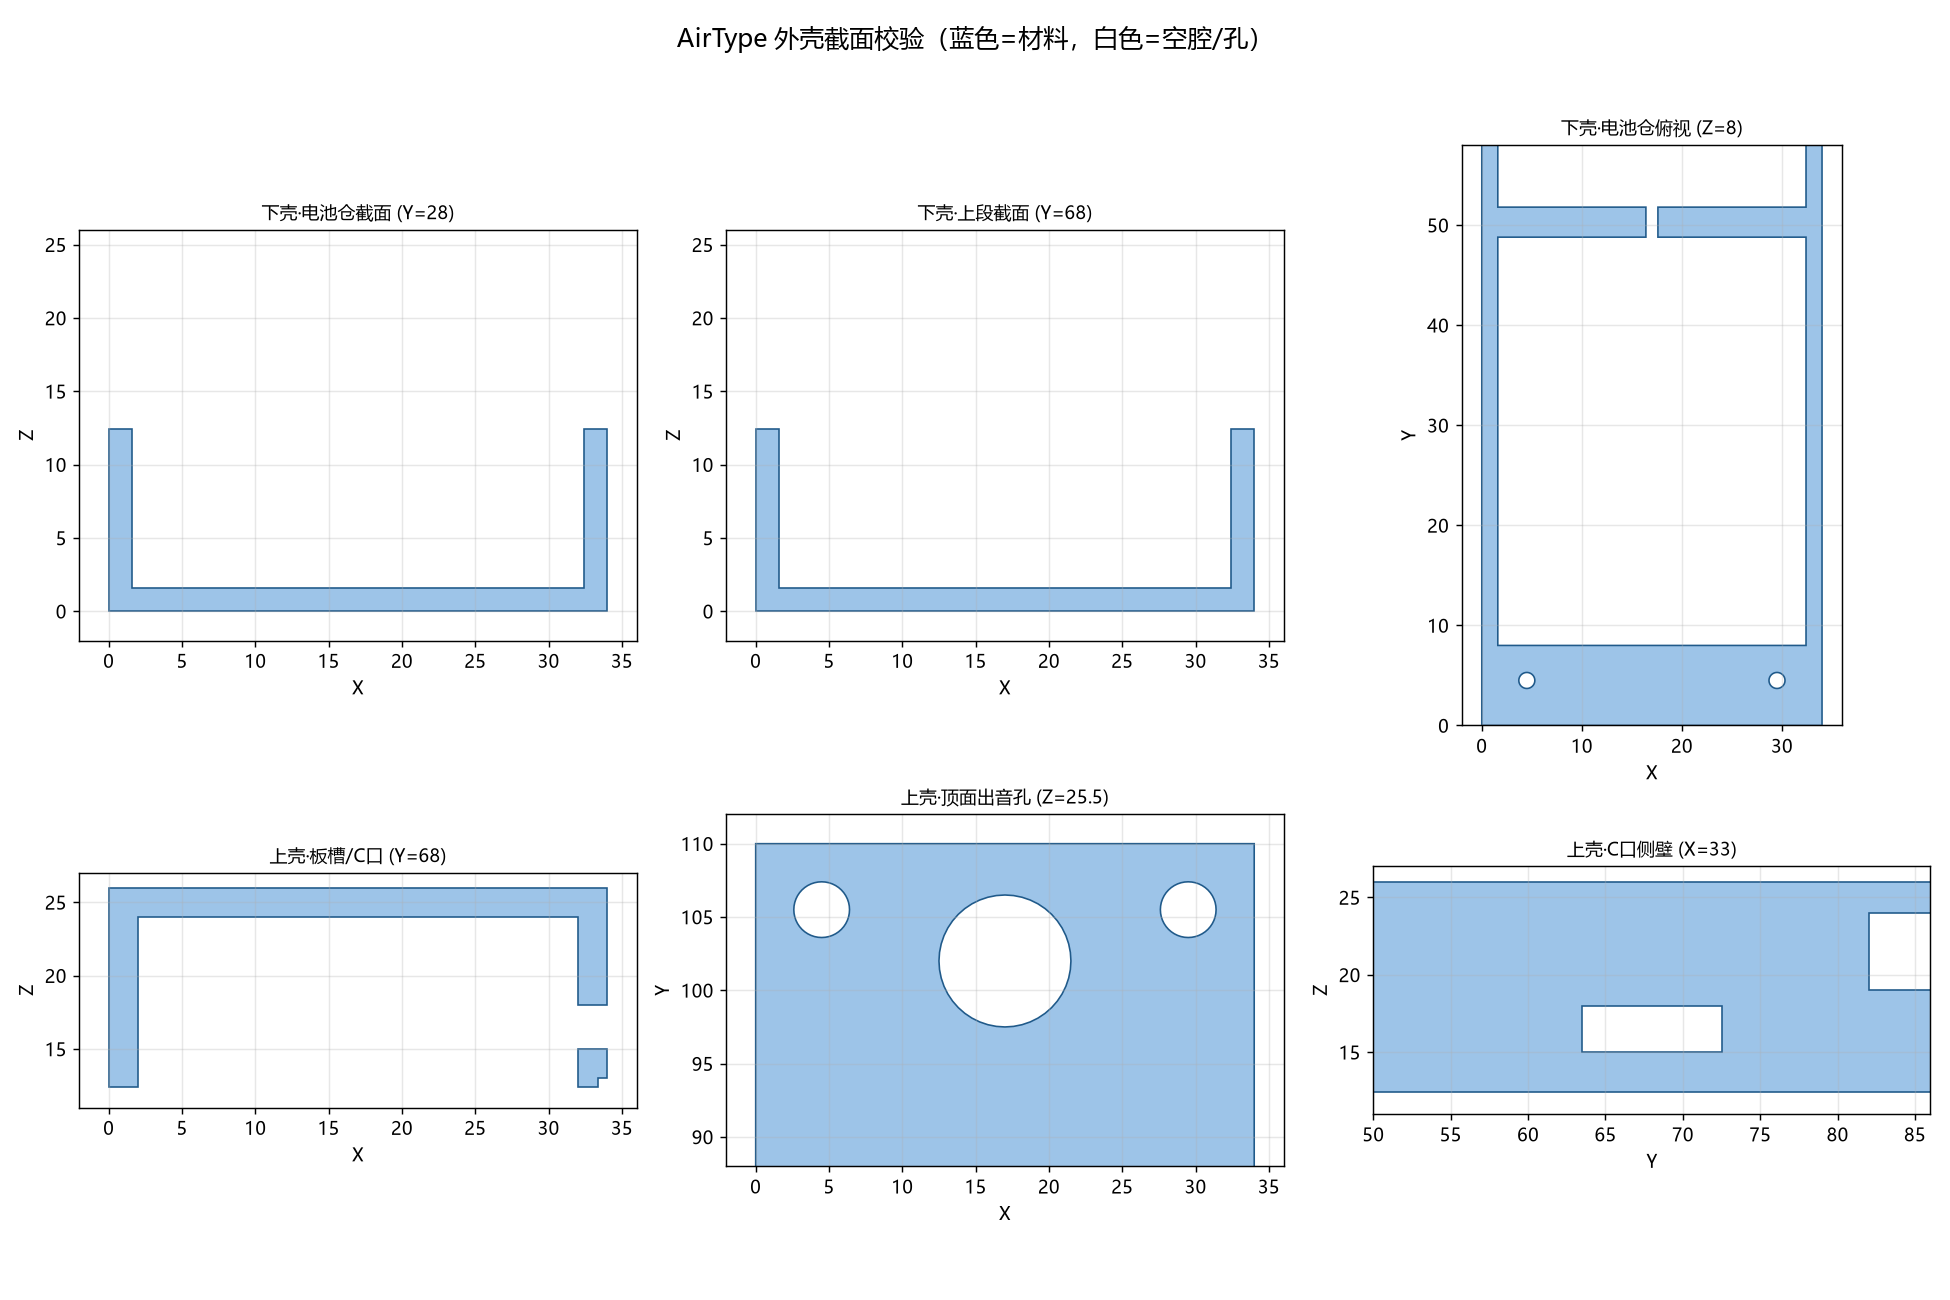

Write Python code to recreate this figure.
"""截面切片校验：填充式截面，材料填色 / 空腔留白，直观看出壳体壁厚与挖空。"""
import trimesh
import numpy as np
import matplotlib
matplotlib.use("Agg")
import matplotlib.pyplot as plt
from matplotlib.font_manager import FontProperties
from matplotlib.patches import PathPatch
from matplotlib.path import Path

# 中文字体（与 preview.py 一致），避免标题/标签显示成方框乱码
fp = FontProperties(fname="C:/Windows/Fonts/msyh.ttc")
plt.rcParams["font.family"] = fp.get_name()
plt.rcParams["axes.unicode_minus"] = False

D = "c:/Users/XUEFEI/Documents/MyProject/AirType/Hardware/CAD"
lower = trimesh.load(f"{D}/airtype_case_lower.stl")
upper = trimesh.load(f"{D}/airtype_case_upper.stl")

FILL = "#9dc4e8"      # 材料填充色
EDGE = "#205a8a"      # 轮廓线色


def poly_to_world_2d(poly, T, plane):
    """把 to_planar 提取的 shapely polygon 映射回世界坐标，再投影到指定平面。"""
    rings = [poly.exterior] + list(poly.interiors)
    parts = []
    for ring in rings:
        c = np.array(ring.coords)
        pts2 = np.column_stack([c[:, 0], c[:, 1],
                                np.zeros(len(c)), np.ones(len(c))])
        world = (T @ pts2.T).T[:, :3]
        if plane == "XZ":
            p = world[:, [0, 2]]
        elif plane == "XY":
            p = world[:, [0, 1]]
        elif plane == "YZ":
            p = world[:, [1, 2]]
        parts.append(p)
    return parts


def draw_slice(mesh, origin, normal, plane, ax, title, xlim, ylim, xlabel, ylabel):
    """在给定平面切一片，用填充多边形画出材料截面。"""
    sec = mesh.section(plane_origin=origin, plane_normal=normal)
    if sec is None or len(sec.entities) == 0:
        ax.set_title(title + "\n(无截面)", color="#c0392b")
        ax.set_xlim(*xlim); ax.set_ylim(*ylim)
        return 0

    p2, T = sec.to_planar()
    polys = p2.polygons_full
    if len(polys) == 0:
        polys = list(p2.polygons_closed)

    count = 0
    for poly in polys:
        parts = poly_to_world_2d(poly, T, plane)
        verts, codes = [], []
        for p in parts:
            verts.append(p[0]); codes.append(Path.MOVETO)
            for v in p[1:]:
                verts.append(v); codes.append(Path.LINETO)
            verts.append(p[0]); codes.append(Path.CLOSEPOLY)
        path = Path(np.array(verts), codes)
        ax.add_patch(PathPatch(path, facecolor=FILL, edgecolor=EDGE,
                               linewidth=0.9))
        count += 1

    ax.set_title(title, fontsize=10)
    ax.set_xlim(*xlim); ax.set_ylim(*ylim)
    ax.set_aspect("equal")
    ax.set_xlabel(xlabel); ax.set_ylabel(ylabel)
    ax.grid(alpha=0.3)
    return count


fig, axes = plt.subplots(2, 3, figsize=(15, 10))
fig.suptitle("AirType 外壳截面校验（蓝色=材料，白色=空腔/孔）", fontsize=14)

# 1. 下壳电池仓中部 Y=28 -> XZ：应见 U 形凹槽（两侧壁+底）
n1 = draw_slice(lower, [0, 28, 0], [0, 1, 0], "XZ", axes[0, 0],
                "下壳·电池仓截面 (Y=28)", (-2, 36), (-2, 26), "X", "Z")

# 2. 下壳上段 Y=68 -> XZ：应见平底板 + 侧壁（无电池仓）
n2 = draw_slice(lower, [0, 68, 0], [0, 1, 0], "XZ", axes[0, 1],
                "下壳·上段截面 (Y=68)", (-2, 36), (-2, 26), "X", "Z")

# 3. 下壳电池仓俯视 Z=8 -> XY：应见电池仓矩形 + 四角螺丝孔柱
n3 = draw_slice(lower, [0, 0, 8], [0, 0, 1], "XY", axes[0, 2],
                "下壳·电池仓俯视 (Z=8)", (-2, 36), (0, 58), "X", "Y")

# 4. 上壳板槽区 Y=68 -> XZ：应见右侧壁 C 口缺口 + 顶部板槽
n4 = draw_slice(upper, [0, 68, 0], [0, 1, 0], "XZ", axes[1, 0],
                "上壳·板槽/C口 (Y=68)", (-2, 36), (11, 27), "X", "Z")

# 5. 上壳顶面出音孔 Z=25.5 -> XY：应见 Ø4 出音孔 + 4 个螺丝孔
n5 = draw_slice(upper, [0, 0, 25.5], [0, 0, 1], "XY", axes[1, 1],
                "上壳·顶面出音孔 (Z=25.5)", (-2, 36), (88, 112), "X", "Y")

# 6. 上壳右侧壁 X=33 -> YZ：应见 C 口矩形开口 (Y≈68, Z≈16.5)
n6 = draw_slice(upper, [33, 0, 0], [1, 0, 0], "YZ", axes[1, 2],
                "上壳·C口侧壁 (X=33)", (50, 86), (11, 27), "Y", "Z")

plt.tight_layout(rect=[0, 0, 1, 0.96])
out = f"{D}/section_check.png"
plt.savefig(out, dpi=130, facecolor="white")
print("saved", out)
print("polygons per view:", [n1, n2, n3, n4, n5, n6])
